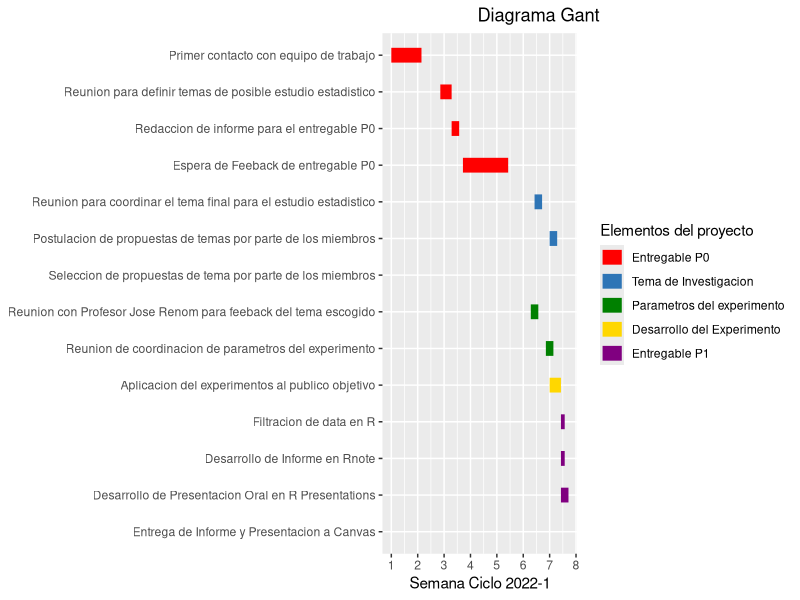
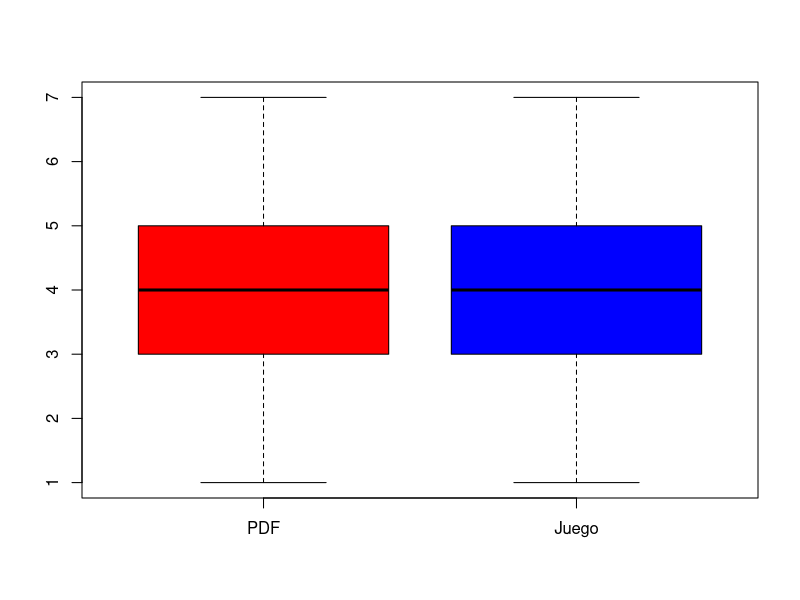
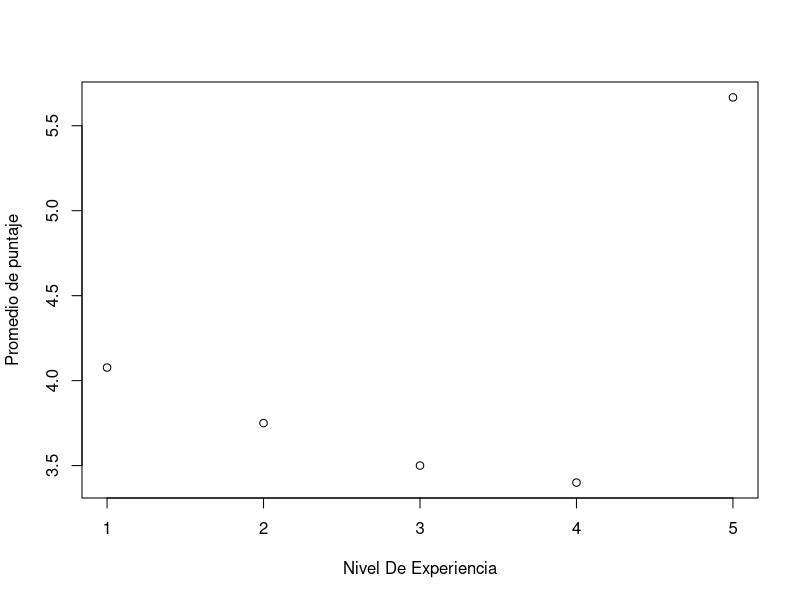
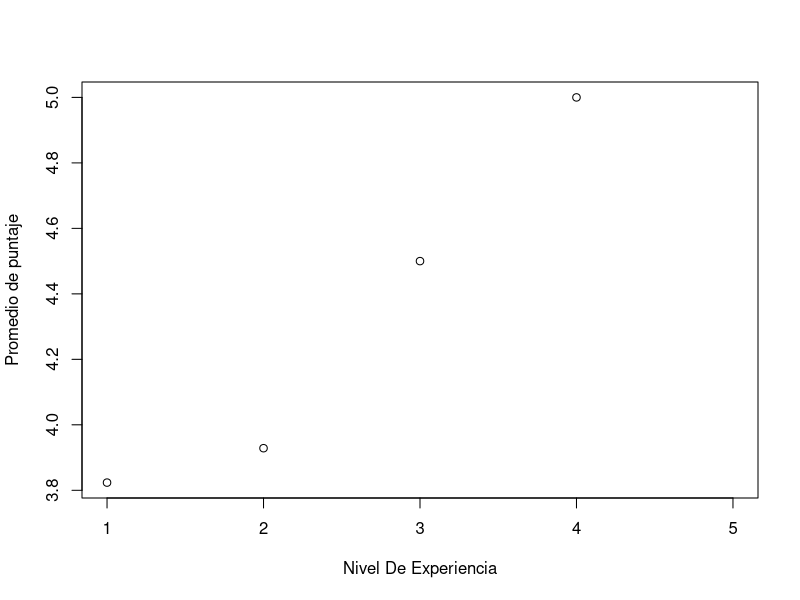
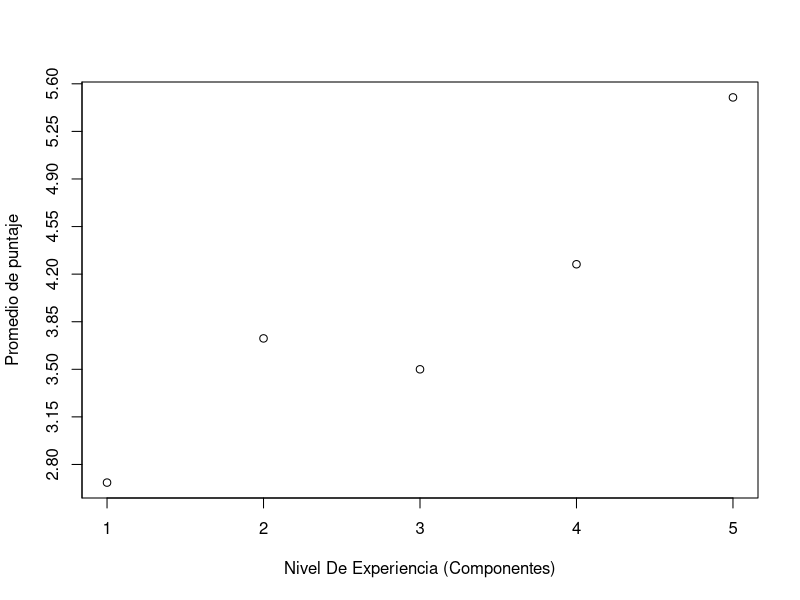
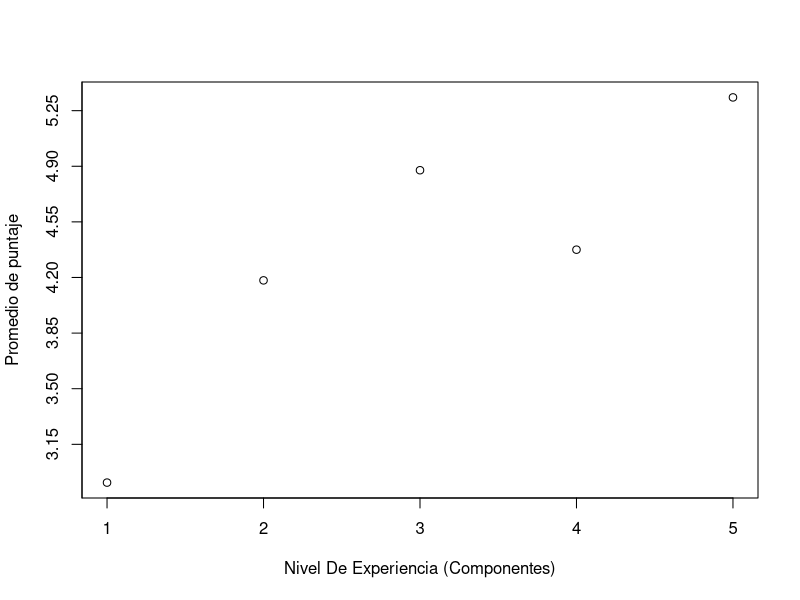
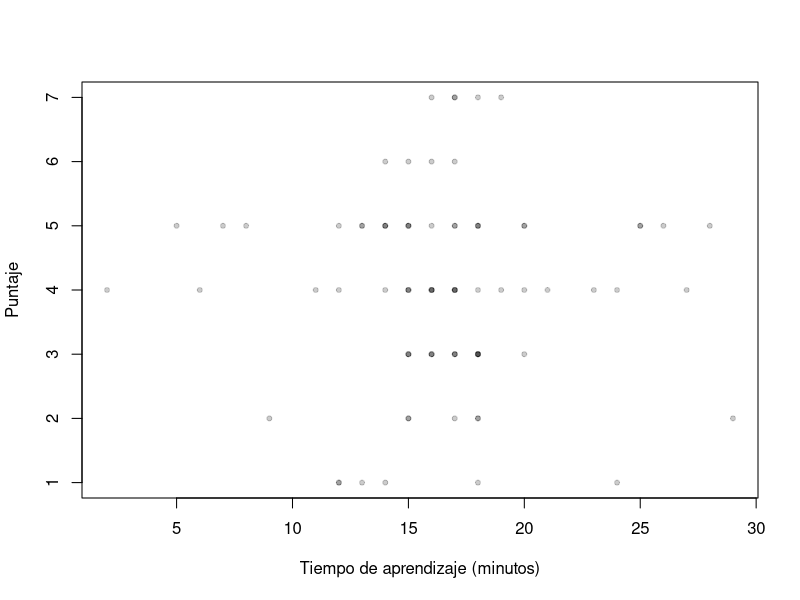
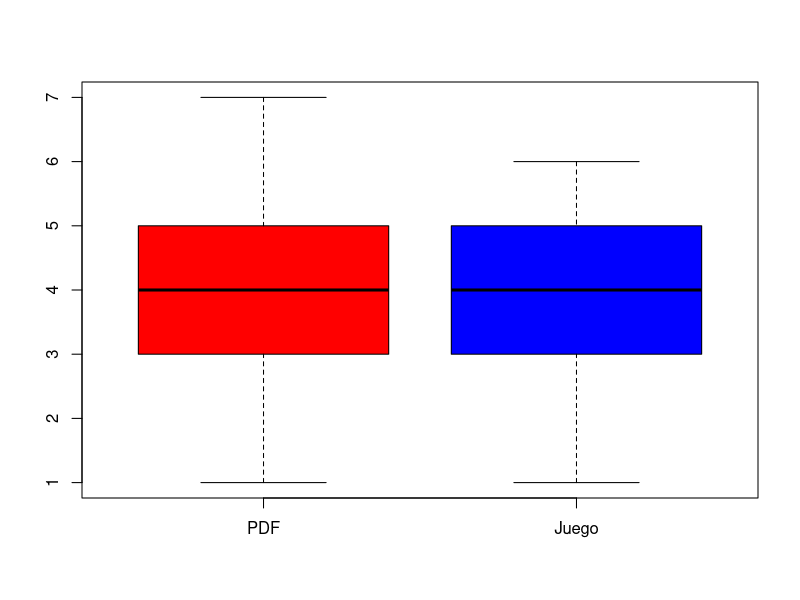

Write R code to recreate these figures, in order.
## ---- chunk 1
library(readr)
library(dplyr)
library(ggplot2)
library(stringr)
library(tidyverse)
library(lubridate)


gantt <- read.csv("gant.csv", h=T)
DF <- read_csv("data.csv")
## ---- chunk 2


acts <- gantt$Actividad
els <- unique(gantt$Elemento.del.Proyecto)


g.gantt <- gather(gantt, "state", "date", 4:5) %>% mutate(date = as.Date(date, "%Y.%m.%d"), Actividad=factor(Actividad, acts[length(acts):1]), Elemento.del.Proyecto =factor(Elemento.del.Proyecto, els))

actcols <- c("#FF0000", "#2E75B6", "#008000", "#FFD700", "#800080",	"#F5DEB3")


ggplot(g.gantt, aes(date, Actividad, colour = Elemento.del.Proyecto, group=Item)) +
  geom_line(size = 5) +
  scale_color_manual(values=actcols, name="Elementos del proyecto") +
  labs(x="Semana Ciclo 2022-1", y=NULL, title="                   Diagrama Gant") +
  scale_x_date(breaks=seq.Date(as.Date("2022-03-21"), as.Date("2022-6-26"), "weeks"), labels=c(1,2,3,4,5,6,7,8,9,10,11,12,13,14)) +
  theme_gray(base_size=11)



## ---- chunk 3

DF %>% rename(correo=`Ingrese su correo de UTEC!!`, tiempo=`Duración de la experiencia`, edad = `¿Cual es tu edad?`,
              sexo=`¿Con que sexo te identificas?`, ciclo=`¿En que ciclo te encuentras?`, carrera=`¿Cual es tu carrera?`, 
              experiencia_armado=`¿Cuál es tu nivel de experiencia armando computadoras?`,
              frecuencia_video=`¿Con qué frecuencia juegas videojuegos?`, 
              tipo_experiencia=`Qué experiencia realizaste:`,
              
              
              p1=`Regula y proporciona la potencia para que se activen todos los componentes de la PC:`,
              p2=`Cuenta con sus propios procesadores y memoria interna que procesa los datos de la PC y los representa en forma de texto o gráficas complejas como la de los videojuegos. Nos referimos a:`,
              p3=`¿Dónde se conecta o instala la memoria (RAM)?`,
              p4=`El CPU se calienta muy rápido; por ello, se le conecta un refrigerador o Cooler para regular el calor de este. Esta afirmación es:`,
              p5=`¿Dónde se coloca la pasta térmica?`,
              p6=`Responsable realiza cálculos basados en la interpretación de la información de ciertos componentes y les pasa el resultado a otros. Nos referimos a:`,
              p7=`¿A que parte se conecta el panel frontal de la caja (botón de encendido/apagado, USB, conector de audio, etc)?`,
              p8=`Almacena todos los datos del sistema operativo, los programas y las fotos, la música y los vídeos del usuario. Es decir, es el dispositivo de almacenamiento del ordenador.`,
              
              
              satisfaccion=`Nivel de satisfacción al realizar el juego o leer el documento pdf:`,
              conoci_previo=`¿Cuál es tu nivel de conocimiento (previo a la experiencia) sobre componentes de computadora?`
              ) ->DF
## ---- chunk 4
DF$tiempo <- gsub("\\.", ":", DF$tiempo)
DF$tiempo <- gsub(" ", "", DF$tiempo)
DF$tiempo <- gsub("minutos", "", DF$tiempo)
DF$tiempo <- gsub("min", "", DF$tiempo)
DF$tiempo <- gsub("pm", "", DF$tiempo)

iterator = 1
for (palabras in DF$tiempo){
  if(!is.na(palabras)){  
    if(nchar(palabras)<3){
            DF$tiempo[iterator] <- paste0(DF$tiempo[iterator],":00")
            
      }
    }
          
    iterator = iterator + 1
}

DF <- DF[complete.cases(DF$tiempo),]
Duracion <- c()

for (duracion in DF$tiempo)
{
    minuto <- str_extract(duracion, "[0-9]*")
    Duracion <- append(Duracion, strtoi(minuto))
}
DF$tiempo <-Duracion
## ---- chunk 5
iterator = 1
for (palabras in DF$tipo_experiencia){
  if(!is.na(palabras)){  
    if(palabras=="Leer Documento"){
            DF$tipo_experiencia[iterator] <- paste0(DF$tipo_experiencia[iterator]," PDF")
            #print(iterator)
      }
    }
          
    iterator = iterator + 1
}
## ---- chunk 6
score_vector = c()

for (ans in DF$p1)
{
  if (!is.na(ans))
  {
    if (ans == "Fuente de alimentación (PSU) o sistema de alimentación")
    {
      score_vector <- append(score_vector, 1)
    }
    else
    {
      score_vector <- append(score_vector, 0)
    }  
  }
  else
  {
    score_vector <- append(score_vector, 0)
  }
  
}

iterator = 1
for (ans in DF$p2)
{
  if (!is.na(ans))
  {
    if (ans == "Tarjeta gráfica (GPU)")
    {
      score_vector[iterator] = score_vector[iterator] + 1
    }  
  }
  
  iterator = iterator + 1
}


iterator = 1
for (ans in DF$p6)
{
  if (!is.na(ans))
  {
    if (ans == "Unidad central de procesamiento o Procesador (CPU)")
    {
      score_vector[iterator] <- score_vector[iterator] + 1
    }  
  }
  
  iterator = iterator + 1
}


iterator = 1
for (ans in DF$p8)
{
  if (!is.na(ans))
  {
    if (ans == "Disco Duro")
    {
      score_vector[iterator] <- score_vector[iterator] + 1
    }  
  }
  
  iterator = iterator + 1
}

iterator = 1
for (ans in DF$p3)
{
  if (!is.na(ans))
  {
    if (ans == "Placa base (Motherboard)")
    {
      score_vector[iterator] <- score_vector[iterator] + 1
    }  
  }
  
  iterator = iterator + 1
}

iterator = 1
for (ans in DF$p5)
{
  if (!is.na(ans))
  {
    if (ans == "Unidad central de procesamiento o Procesador (CPU)")
    {
      score_vector[iterator] <- score_vector[iterator] + 1
    }  
  }
  
  iterator = iterator + 1
}

iterator = 1
for (ans in DF$p7)
{
  if (!is.na(ans))
  {
    if (ans == "Placa base (Motherboard)")
    {
      score_vector[iterator] <- score_vector[iterator] + 1
    }  
  }
  
  iterator = iterator + 1
}



DF_scored <- cbind(DF, score_vector)


## ---- chunk 7
class_learning <- DF_scored[DF_scored$tipo_experiencia == 'Leer Documento PDF',]


game_learning <- DF_scored[DF_scored$tipo_experiencia == 'Jugar PC Simulator',]


game_learning_cortado <- head(game_learning, nrow(class_learning) - nrow(game_learning))


data <- data.frame(class_learning$score_vector, game_learning_cortado$score_vector)
boxplot(data,names = c("PDF", "Juego"), col=c("Red", "Blue"))
## ---- chunk 8
score_mean <- c(0,0,0,0,0)
number_to_divide <- c(0,0,0,0,0)

for (row in 1:nrow(class_learning))
{
  score_mean[class_learning[row, "experiencia_armado"]] <- score_mean[class_learning[row, "experiencia_armado"]] + class_learning[row, "score_vector"]
  number_to_divide[class_learning[row, "experiencia_armado"]] <- number_to_divide[class_learning[row, "experiencia_armado"]] + 1
}

for (iterator in 1:5)
{
  score_mean[iterator] = score_mean[iterator]/number_to_divide[iterator]
}


possible <- c(1,2,3,4,5)

plot(possible, score_mean, xlab = "Nivel De Experiencia", ylab = "Promedio de puntaje")


## ---- chunk 9
score_mean <- score_mean[complete.cases(score_mean)]
score_mean <- c(0,0,0,0,0)
number_to_divide <- c(0,0,0,0,0)

for (row in 1:nrow(game_learning_cortado))
{
  score_mean[game_learning_cortado[row, "experiencia_armado"]] <- score_mean[game_learning_cortado[row, "experiencia_armado"]] + game_learning_cortado[row, "score_vector"]
  number_to_divide[game_learning_cortado[row, "experiencia_armado"]] <- number_to_divide[game_learning_cortado[row, "experiencia_armado"]] + 1
}

for (iterator in 1:5)
{
  score_mean[iterator] = score_mean[iterator]/number_to_divide[iterator]
}

possible <- c(1,2,3,4,5)

plot(possible, score_mean, xlab = "Nivel De Experiencia", ylab = "Promedio de puntaje")

## ---- chunk 10
score_mean <- score_mean[complete.cases(score_mean)]
score_mean <- c(0,0,0,0,0)
number_to_divide <- c(0,0,0,0,0)

for (row in 1:nrow(class_learning))
{
  score_mean[class_learning[row, "conoci_previo"]] <- score_mean[class_learning[row, "conoci_previo"]] + class_learning[row, "score_vector"]
  number_to_divide[class_learning[row, "conoci_previo"]] <- number_to_divide[class_learning[row, "conoci_previo"]] + 1
}

for (iterator in 1:5)
{
  score_mean[iterator] = score_mean[iterator]/number_to_divide[iterator]
}

possible <- c(1,2,3,4,5)

plot(possible,score_mean, xlab = "Nivel De Experiencia (Componentes)", ylab = "Promedio de puntaje", yaxp=c(0,7,20))

## ---- chunk 11
score_mean <- score_mean[complete.cases(score_mean)]
score_mean <- c(0,0,0,0,0)
number_to_divide <- c(0,0,0,0,0)

for (row in 1:nrow(game_learning_cortado))
{
  score_mean[game_learning_cortado[row, "conoci_previo"]] <- score_mean[game_learning_cortado[row, "conoci_previo"]] + game_learning_cortado[row, "score_vector"]
  number_to_divide[game_learning_cortado[row, "conoci_previo"]] <- number_to_divide[game_learning_cortado[row, "conoci_previo"]] + 1
}

for (iterator in 1:5)
{
  score_mean[iterator] = score_mean[iterator]/number_to_divide[iterator]
}

possible <- c(1,2,3,4,5)

plot(possible,score_mean, xlab = "Nivel De Experiencia (Componentes)", ylab = "Promedio de puntaje", yaxp=c(0,7,20))

## ---- chunk 12

plot(DF_scored$tiempo, DF_scored$score_vector, pch = 20, col = rgb(0, 0, 0, 0.2), xlab="Tiempo de aprendizaje (minutos)", ylab="Puntaje")

## ---- chunk 13
DF <- DF[complete.cases(DF),]
## ---- chunk 14
score_vector = c()
for (ans in DF$p1)
{
  if (!is.na(ans))
  {
    if (ans == "Fuente de alimentación (PSU) o sistema de alimentación")
    {
      score_vector <- append(score_vector, 1)
    }
    else
    {
      score_vector <- append(score_vector, 0)
    }  
  }
  else
  {
    score_vector <- append(score_vector, 0)
  }
  
}
iterator = 1
for (ans in DF$p2)
{
  if (!is.na(ans))
  {
    if (ans == "Tarjeta gráfica (GPU)")
    {
      score_vector[iterator] = score_vector[iterator] + 1
    }  
  }
  
  iterator = iterator + 1
}
iterator = 1
for (ans in DF$p6)
{
  if (!is.na(ans))
  {
    if (ans == "Unidad central de procesamiento o Procesador (CPU)")
    {
      score_vector[iterator] <- score_vector[iterator] + 1
    }  
  }
  
  iterator = iterator + 1
}
iterator = 1
for (ans in DF$p8)
{
  if (!is.na(ans))
  {
    if (ans == "Disco Duro")
    {
      score_vector[iterator] <- score_vector[iterator] + 1
    }  
  }
  
  iterator = iterator + 1
}
iterator = 1
for (ans in DF$p3)
{
  if (!is.na(ans))
  {
    if (ans == "Placa base (Motherboard)")
    {
      score_vector[iterator] <- score_vector[iterator] + 1
    }  
  }
  
  iterator = iterator + 1
}
iterator = 1
for (ans in DF$p5)
{
  if (!is.na(ans))
  {
    if (ans == "Unidad central de procesamiento o Procesador (CPU)")
    {
      score_vector[iterator] <- score_vector[iterator] + 1
    }  
  }
  
  iterator = iterator + 1
}
iterator = 1
for (ans in DF$p7)
{
  if (!is.na(ans))
  {
    if (ans == "Placa base (Motherboard)")
    {
      score_vector[iterator] <- score_vector[iterator] + 1
    }  
  }
  
  iterator = iterator + 1
}
DF_scored <- cbind(DF, score_vector)
## ---- chunk 15
class_learning <- DF_scored[DF_scored$tipo_experiencia == 'Leer Documento PDF',]
game_learning <- DF_scored[DF_scored$tipo_experiencia == 'Jugar PC Simulator',]
game_learning_cortado <- head(game_learning, nrow(class_learning) - nrow(game_learning))
#nrow(game_learning_cortado)
data <- data.frame(class_learning$score_vector, game_learning_cortado$score_vector)
boxplot(data,names = c("PDF", "Juego"), col=c("Red", "Blue"))
## ---- chunk 16
class_learning <- DF_scored[DF_scored$tipo_experiencia == 'Leer Documento PDF',]
game_learning <- DF_scored[DF_scored$tipo_experiencia == 'Jugar PC Simulator',]
game_learning_cortado <- head(game_learning, nrow(class_learning) - nrow(game_learning))

#nrow(class_learning)
#game_learning
#nrow(game_learning_cortado)
data <- data.frame(class_learning$satisfaccion, game_learning_cortado$satisfaccion)


boxplot(data,names = c("PDF", "Juego"), col=c("red", "blue"))
#mean(class_learning$satisfaccion)
#mean(game_learning_cortado$satisfaccion)
## ---- chunk 17
passed <- c(DF_scored$score_vector > 3)
avg <- sum(passed == TRUE)/length(passed)
avg
## ---- chunk 18
plot(dbinom(1:30,30,avg), xlab="Numero de intentos", ylab="Probabilidad")
## ---- chunk 19
Esperanza <- length(passed)*avg
Esperanza
## ---- chunk 20
passed_class <- c(class_learning$score_vector > 3)
avg_class <- sum(passed_class == TRUE)/length(passed_class)
passed_game <- c(game_learning$score_vector > 3)
avg_game <- sum(passed_game == TRUE)/length(passed_class)
c1 <- rgb(255,0,0,max = 255, alpha = 255, names = "lt.blue")
c2 <- rgb(0,0,255, max = 255, alpha = 255, names = "lt.pink")
plot(dbinom(1:30,30,avg_class), col = c1, ylab = "Probabilidad", ylim=c(0,0.2), xlab="Numero de intentos");par(new=TRUE, mgp = c(5, 1, 0))
plot(dbinom(1:30,30,avg_game), col = c2, ylab=NULL,ylim=c(0,0.2))
legend(1, 0.2, legend=c("PDF", "Juego"), col=c("red", "blue"), lty=1:1, cex=0.8)
## ---- chunk 21
passed_class <- c(class_learning$score_vector > 3)
avg_class <- sum(passed_class == TRUE)/length(passed_class)
passed_game <- c(game_learning$score_vector > 3)
avg_game <- sum(passed_game == TRUE)/length(passed_class)
c1 <- rgb(255,0,0,max = 255, alpha = 255, names = "lt.blue")
c2 <- rgb(0,0,255, max = 255, alpha = 255, names = "lt.pink")
plot(dgeom(1:30,avg_class), col = c1, ylab = "Probabilidad", ylim=c(0,0.2), xlab="Numero de intentos antes de un fallo");par(new=TRUE, mgp = c(5, 1, 0))
plot(dgeom(1:30,avg_game), col = c2, ylab=NULL,ylim=c(0,0.2))
legend(22, 0.2, legend=c("PDF", "Juego"), col=c("red", "blue"), lty=1:1, cex=0.8)
## ---- chunk 22
avg_class <- sum(class_learning$score_vector)/(length(passed_class)*7)
avg_class
avg_game <- sum(game_learning$score_vector)/(length(passed_class)*7)
avg_game
plot(dbinom(0:7,7,avg_class), col=c1, ylim=c(0,0.5), ylab="Probabilidad", xlab="Nota", main=NULL);par(new=TRUE, mgp = c(5, 1, 0))
plot(dbinom(0:7,7,avg_game), col=c2, ylab=NULL, main=NULL, ylim=c(0,0.5));par(new=TRUE, mgp = c(5, 1, 0))
plot(dbinom(0:7,7,0.25), ylab=NULL, ylim=c(0,0.5), main=NULL)
legend(6.2, 0.5, legend=c("PDF", "Juego", "Azar"), col=c("red", "blue", "black"), lty=1:1:1, cex=0.8)
